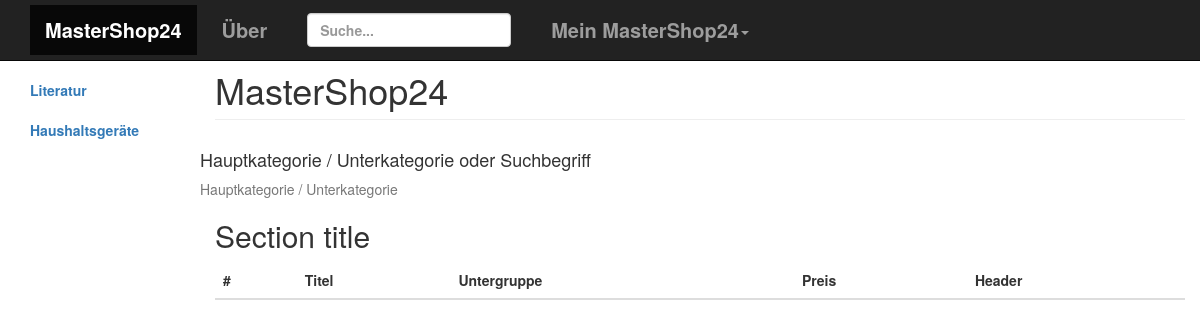
Before: /scripts/php/index.php with the older database file.
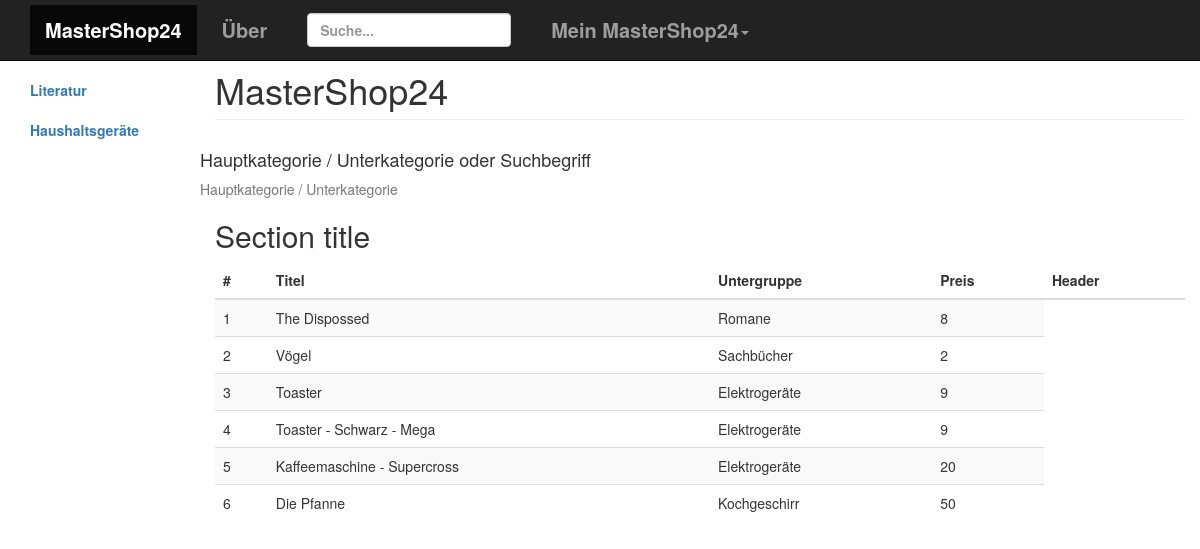
After: the same page with the newer database file.
### tables this page shows
CREATE TABLE IF NOT EXISTS `Artikel` (
  `idArtikel` INT NOT NULL AUTO_INCREMENT,
  `Titel` VARCHAR(250) NULL,
  `fidUntergruppe` INT NOT NULL,
  `NettoPreis` DECIMAL NULL,
  `MwStSatz` DECIMAL NULL,
  `Beschreibung` VARCHAR(250) NULL,
  `BildLink` varchar(250) DEFAULT NULL,
  PRIMARY KEY (`idArtikel`),
  FOREIGN KEY (`fidUntergruppe`) REFERENCES Untergruppe (`idUntergruppe`));

CREATE TABLE IF NOT EXISTS `Untergruppe` (
  `idUntergruppe` INT NOT NULL AUTO_INCREMENT,
  `Titel` VARCHAR(150) NULL,
  `fidHauptgruppe` INT NOT NULL,
  PRIMARY KEY (`idUntergruppe`),
  FOREIGN KEY (`fidHauptgruppe`) REFERENCES Hauptgruppe (`idHauptgruppe`));

### scripts/php/util.php (called while the page is built, shortened)
<?php
class util {
    public function getUrlParams($url){
        $url = explode('?',$url);
        $paramlist = explode('&',$url[1]);
        foreach ($paramlist as $valuepair) {
            $tmp = explode('=',$valuepair);
            $param[$tmp[0]] = $tmp[1];
        }
        return $param;
    }
}

### scripts/php/pdo.php (called while the page is built, shortened)
<?php
class dbconnect {
    var $servername = "localhost";
    var $username = "root";
    var $password = "2h1fxL,Jtx";
    var $dbname = "mydb";
    var $conn;
    function getConnection(){
        try {
            $this->conn = new PDO("mysql:host=$this->servername;dbname=$this->dbname", $this->username, $this->password);
            $this->conn->setAttribute(PDO::ATTR_ERRMODE, PDO::ERRMODE_EXCEPTION);
        }
        catch(PDOException $e){
            echo "Connection failed: " . $e->getMessage();
        }
        return $this->conn;
    }
    function getQueryResults($sqlQuery){
        $result = Array();
        foreach ($this->conn->query($sqlQuery) as $row) {
            $result[] = $row;
        }
        return $result;
    }
}

### scripts/php/body.php (the view, shortened to what this page needs)
<?php
class body {
    public function createbody() {
		global $db;
        global $doc;
        global $params;
        $category = $params['category'];
        $doc .= '<div class="col-sm-9 col-sm-offset-3 col-md-10 col-md-offset-2 main">
          <h1 class="page-header">MasterShop24</h1>
          <div class="row placeholders">
              <h4>Hauptkategorie / Unterkategorie oder Suchbegriff</h4>
              <span class="text-muted">Hauptkategorie / Unterkategorie</span>
          </div>
          <h2 class="sub-header">Section title</h2>
          <div class="table-responsive">
            <table class="table table-striped table-borderd">
              <thead>
                <tr>
                  <th>#</th>
                  <th>Titel</th>
                  <th>Untergruppe</th>
                  <th>Preis</th>
                  <th>Header</th>
                </tr>
              </thead>
              <tbody>';
              if ($category) {
	              $sqlQuery = "SELECT * FROM Artikel as a
                               INNER JOIN Untergruppe as u
                               ON a.fidUntergruppe = u.idUntergruppe
                               WHERE fidHauptgruppe = $category";
			} else {
				$sqlQuery = "SELECT * FROM Artikel";
			}
              $articlelist = $db->getQueryResults($sqlQuery);
              foreach ($articlelist as $article){
				  $articleID = $article['idArtikel'];
				  $price = $article['NettoPreis'];
				  $subgroupID = $article['fidUntergruppe'];
				  $subgroupQuery = "SELECT Titel FROM Untergruppe WHERE idUntergruppe=$subgroupID";
				  $subgroupQResult = $db->getQueryResults($subgroupQuery);
				  $subgroup = $subgroupQResult[0]['Titel'];
				  $title = $article['Titel'];
                  $doc .= "<tr>
                  <td>$articleID</td>
                  <td>$title</td>
                  <td>$subgroup</td>
                  <td>$price</td>
                </tr>";
			}
              $doc .= '              </tbody>
            </table>
          </div>
        </div>';
    }
}

### scripts/php/index.php (shortened to what this page needs)
<?php
require 'navigation.php';
require 'menu.php';
require 'util.php';
require 'body.php';
require 'pdo.php';
$hlp = new util();
$params=$hlp->getUrlParams($_SERVER['REQUEST_URI']);
$db = new dbconnect();
$URL=$_SERVER['REQUEST_URI'];
$doc = "<!DOCTYPE html>\n";
$doc .= "<html>\n";
$doc .= "	<head>\n";
$doc .= '	<title>Mastershop24</title>' . "\n";
$doc .= '	<meta charset="UTF-8" />' . "\n";
$doc .= '	<link rel="stylesheet" type="text/css" href="../../styles/css/bootstrap.css">' . "\n";
$doc .= '	<link rel="stylesheet" type="text/css" href="../../styles/css/style.css">' . "\n";
$doc .= '	<script src="https://ajax.googleapis.com/ajax/libs/jquery/2.1.3/jquery.min.js"></script>' . "\n";
$doc .= '	<script type="text/javascript" src="../js/bootstrap.js"></script>' . "\n";
$doc .= '	<script type="text/javascript" src="../js/npm.js"></script>' . "\n";
$doc .= "</head>\n";
$doc .= "<body>\n";
$menu = new menu();
$menu->createmenu();
$nav = new navigation();
$nav->createnav($URL);
$body = new body();
$body->createbody();
$doc .= "</body>";
$doc .= "</html>";
echo $doc;

### scripts/php/menu.php (shortened to what this page needs)
<?php
class menu {
    public function createmenu() {
       global $doc;
       $doc .= '<nav class="navbar navbar-inverse navbar-fixed-top">
	<div class="container-fluid">
        <div class="navbar-header">
			<div class="navbar-collapse collapse">
	            <ul class="nav navbar-nav">
	              <li class="active"><a href="#">MasterShop24</a></li>
	              <li><a href="#about">Über</a></li>
	              <li>
					<form class="navbar-form">
            			<input type="text" class="form-control" placeholder="Suche...">
          			</form>
          		  </li>
	              <li class="dropdown">
	                <a href="#" class="dropdown-toggle" data-toggle="dropdown" role="button" aria-expanded="false">Mein MasterShop24<span class="caret"></span></a>
	                <ul class="dropdown-menu" role="menu">
	                  <li><a href="#">Login</a></li>
	                  <li><a href="#">Meine Daten</a></li>
	                  <li><a href="#">Meine Nachrichten</a></li>
	                  <li><a href="#">Logout</a></li>
	                </ul>
	              </li>
	            </ul>
	        </div>
        </div>
      </div>
    </nav>';
    }
}

### scripts/php/navigation.php (shortened to what this page needs)
<?php
class navigation {
    public function createnav() {
       global $doc;
       $doc .= '<div class="col-sm-3 col-md-2 sidebar">
          <ul class="nav nav-sidebar">
            <li class="active"><a href="#">Overview <span class="sr-only">(current)</span></a></li>
            <li><a href="?category=1">Literatur</a></li>
            <li><a href="?category=2">Haushaltsgeräte</a></li>
          </ul>
        </div>';
    }
}

### styles/css/style.css (style rules this page uses)
.sidebar { position: fixed; margin-top: 30px; }
.main { margin-top: 30px; }
.navbar-nav { margin: 5px 10px; }
ul.nav.navbar-nav > li { margin: 0px 5px; font-weight: bold; font-size: 15pt; color: #CDC9C9; }
ul.nav.nav-sidebar > li > a { font-weight: bold; }

Changed rows visible on the page:
added artikel: idArtikel "1", Titel "The Dispossed", fidUntergruppe.Titel "Romane", NettoPreis "8"
added artikel: idArtikel "2", Titel "Vögel", fidUntergruppe.Titel "Sachbücher", NettoPreis "2"
added artikel: idArtikel "3", Titel "Toaster", fidUntergruppe.Titel "Elektrogeräte", NettoPreis "9"
added artikel: idArtikel "4", Titel "Toaster - Schwarz - Mega", fidUntergruppe.Titel "Elektrogeräte", NettoPreis "9"
added artikel: idArtikel "5", Titel "Kaffeemaschine - Supercross", fidUntergruppe.Titel "Elektrogeräte", NettoPreis "20"
added artikel: idArtikel "6", Titel "Die Pfanne", fidUntergruppe.Titel "Kochgeschirr", NettoPreis "50"
